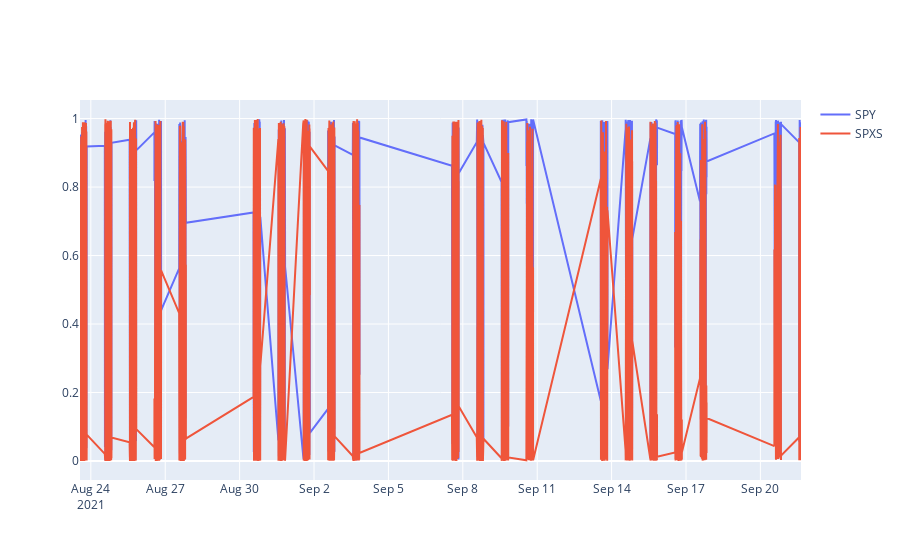

The notebook cell this image was saved under:
### Code cell
fig = go.Figure()
fig.add_trace(go.Scatter(x=valid.index, y=preds[:, 0], name=symbols[0]))
fig.add_trace(go.Scatter(x=valid.index, y=preds[:, 1], name=symbols[1]))
fig.show()

### Figure 1 — Plotly figure (JSON) as saved in the notebook; plotly's stock layout.template omitted (floating-point values rounded to 4 significant figures; data arrays with more than 128 entries replaced by an {"elided": "..."} marker saying what was removed)
{"data": [{"name": "SPY", "type": "scatter", "x": {"elided": "7972 str values"}, "y": {"elided": "7908 float values"}}, {"name": "SPXS", "type": "scatter", "x": {"elided": "7972 str values"}, "y": {"elided": "7908 float values"}}], "layout": {}}
